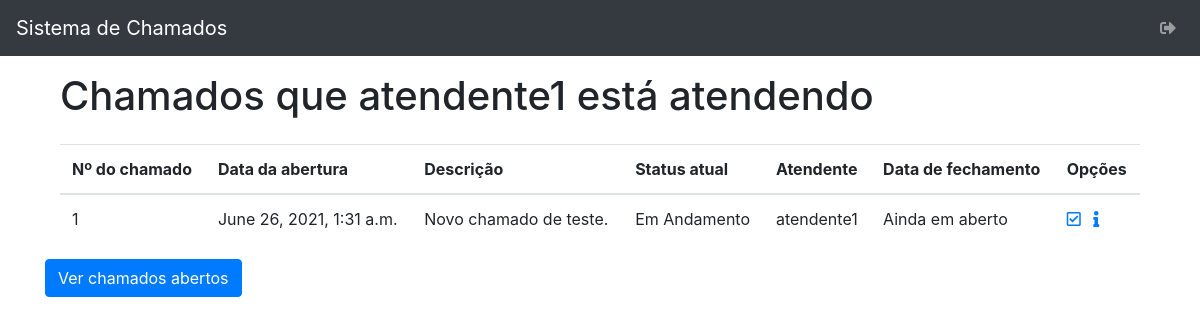
The app's page /chamado_list/atendente_logged/ (signed in), older data.
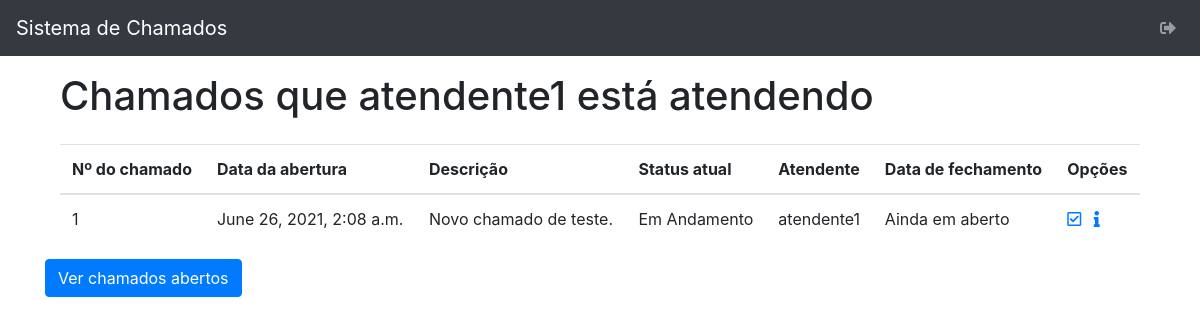
The same page, newer data.
### helpdesk/models.py (models this page shows, shortened)
class BaseModel(models.Model):
    objects = models.Manager()
    class Meta:
        abstract = True

class Chamado(BaseModel):
    STATUS = (
        ('A', 'Aberto'),
        ('E', 'Em Andamento'),
        ('F', 'Finalizado')
    )
    descricao = models.CharField(max_length=200)
    status = models.CharField(max_length=1, choices=STATUS, default='A')
    fk_cliente = models.ForeignKey(Cliente, on_delete=models.CASCADE, null=True)
    fk_atendente = models.ForeignKey(Atendente, on_delete=models.CASCADE, null=True)
    data_abertura = models.DateTimeField(auto_now_add=True, blank=True)
    data_fechamento = models.DateTimeField(null=True, blank=True)

class Atendente(BaseModel):
    user = models.OneToOneField(
        User,
        on_delete=models.CASCADE,
        default=1,
    )
    class Meta:
        managed: False
        db_table = 'helpdesk_atendente'

### helpdesk/views.py (the view)
# urls.py: re_path('chamado_list/(?P<filter>\w+)/$', chamado_list, name='chamado_list'),
@login_required(login_url='cliente_login')
def chamado_list(request, filter):
    if filter == 'atendente_logged':
        atendente = Atendente.objects.get(user_id=request.user.id)
        username = request.user.username
        chamado = Chamado.objects.filter(fk_atendente=atendente.id)
    elif filter == 'cliente_logged':
        cliente = Cliente.objects.get(user_id=request.user.id)
        username = request.user.username
        chamado = Chamado.objects.filter(fk_cliente=cliente.id)
    elif filter == 'status_a':
        username = request.user.username
        chamado = Chamado.objects.filter(status='A')
    elif filter == 'all':
        chamado = Chamado.objects.all
    context = {'chamado': chamado, 'filter': filter, 'username': username}
    return render(request, 'chamado/chamado_list.html', context)

### helpdesk/templates/chamado/chamado_list.html (shortened to what this page needs)
{% extends '../base.html' %}
{% block content %}
<div class="row mb-3">
    <div class="col-12">
       {% if filter == 'atendente_logged' %}
            <h1>Chamados que {{ username }} está atendendo</h1>
        {% elif filter == 'status_a' %}
            <h1>Chamados abertos</h1>
        {% elif filter == 'cliente_logged' %}
            <h1>Chamados do cliente {{ username }}</h1>
        {% else %}
            <h1>Todos os chamados</h1>
        {% endif %}
     </div>
</div>
<div class="row">
    <div class="col-12">
        <table class="table">
            <thead>
                <tr>
                    <th>Nº do chamado</th>
                    <th>Data da abertura</th>
                    <th>Descrição</th>
                    <th>Status atual</th>
                    <th>Atendente</th>
                    <th>Data de fechamento</th>
                    <th>Opções</th>
                </tr>
            </thead>
            <tbody>
            {% for c in chamado %}
                <tr>
                    <td>{{ c.id }}</td>
                    <td>{{ c.data_abertura }}</td>
                    <td>{{ c.descricao }}</td>
                    <td>{{ c.get_status_display }}</td>
                    <td>
                        {% if not c.fk_atendente %}
                        Não atendido
                        {% else %}
                        {{ c.fk_atendente.user.username }}
                        {% endif %}
                    </td>
                    <td>
                        {% if not c.data_fechamento %}
                        Ainda em aberto
                        {% else %}
                        {{ c.data_fechamento }}
                        {% endif %}
                    </td>
                    <td>
                        {% if filter == 'atendente_logged' %}
                        <a href="{% url 'chamado_update' pk=c.id %}">
                            <i class="far fa-check-square"></i>
                        </a>
                         {% endif %}
                        <a href="{% url 'chamado_interacao_list' chamado=c.id %}">
                            <i class="fas fa-info ml-2"></i>
                        </a>
                    </td>
                </tr>
            {% endfor %}
            </tbody>
        </table>
    </div>
    {% if filter == 'atendente_logged' %}
        <a href="{% url 'chamado_list' filter='status_a' %}">
            <button type="submit" class="btn btn-primary">
                Ver chamados abertos
            </button>
        </a>
    {% elif filter == 'status_a' %}
        <a href="{% url 'chamado_list' filter='atendente_logged' %}">
            <button type="submit" class="btn btn-primary">
                Ver chamados que já estou atendendo.
            </button>
        </a>
    {% else %}
        <a href="{% url 'chamado_create' request.user.id %}">
            <button type="submit" class="btn btn-primary">
                Abrir novo chamado
            </button>
        </a>
    {% endif %}
</div>
{% endblock content %}

Row changes from the older to the newer data that the page shows:
changed Chamado "Novo chamado de teste.": data_abertura "June 26, 2021, 1:31 a.m." → "June 26, 2021, 2:08 a.m."
